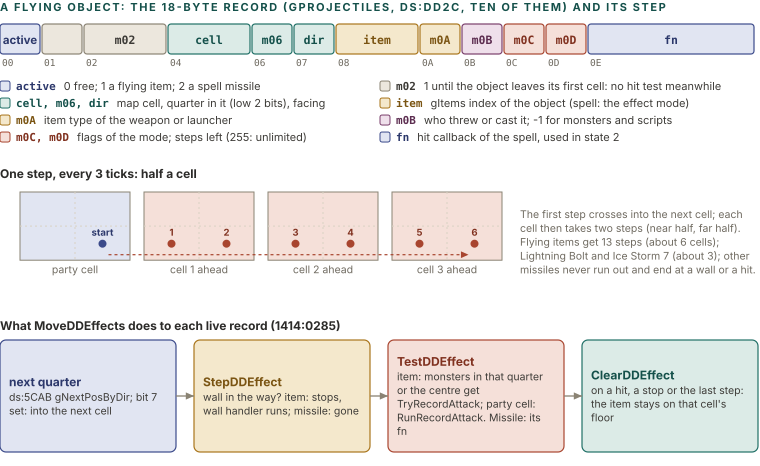

Write the Python code that produced this figure.
import sys; sys.path.insert(0, '.')
from figlib import *

c = Canvas(760, 470)
c.section(0, 11, "A FLYING OBJECT: THE 18-BYTE RECORD (gProjectiles, ds:DD2C, ten of them) AND ITS STEP")

# --- record to scale: 18 bytes ---
BX, BW = 0, 42
fields = [("active", 1, "navy"), ("", 1, "grey"), ("m02", 2, "grey"), ("cell", 2, "teal"), ("m06", 1, "teal"),
          ("dir", 1, "teal"), ("item", 2, "ochre"), ("m0A", 1, "ochre"), ("m0B", 1, "plum"), ("m0C", 1, "red"),
          ("m0D", 1, "red"), ("fn", 4, "navy")]
x, off = BX, 0
offs = []
for name, n, kind in fields:
    tc, sc, fc = PAL[kind]
    c.rect(x, 24, n * BW - 2, 30, fill=fc, stroke=sc, sw=1.2, rx=3)
    if name:
        c.text(x + (n * BW - 2) / 2, 44, name, size=11.5, weight=700, color=tc, anchor="middle", mono=(name != "active"))
    c.text(x + 2, 66, "%02X" % off, size=9.5, color=MUTED, mono=True)
    offs.append(off)
    x += n * BW
    off += n
notes = [
    ("active", "0 free; 1 a flying item; 2 a spell missile", "navy"),
    ("m02", "1 until the object leaves its first cell: no hit test meanwhile", "grey"),
    ("cell, m06, dir", "map cell, quarter in it (low 2 bits), facing", "teal"),
    ("item", "gItems index of the object (spell: the effect mode)", "ochre"),
    ("m0A", "item type of the weapon or launcher", "ochre"),
    ("m0B", "who threw or cast it; -1 for monsters and scripts", "plum"),
    ("m0C, m0D", "flags of the mode; steps left (255: unlimited)", "red"),
    ("fn", "hit callback of the spell, used in state 2", "navy"),
]
ny = 90
for i, (k, t, kind) in enumerate(notes):
    col, row = i % 2, i // 2
    xx = col * 380
    yy = ny + row * 17
    c.rect(xx, yy - 9, 10, 10, fill=PAL[kind][2], stroke=PAL[kind][1], sw=1, rx=2)
    c.text(xx + 16, yy, k, size=11, weight=700, color=PAL[kind][0], mono=True)
    c.text(xx + 16 + text_width(k, 11, True) + 8, yy, t, size=11, color=INK2)

# --- the path: cells and half steps ---
py = 178
c.text(0, py, "One step, every 3 ticks: half a cell", size=12, weight=700, color=INK)
cx0, cs = 20, 110
for i in range(4):
    x = cx0 + i * (cs + 14) * (1 if i < 4 else 1)
    c.rect(x, py + 14, cs, cs * 0.62, fill="#F5E0D9" if i else "#E1E5F2", stroke=GREY, sw=1, rx=0)
    c.line(x + cs / 2, py + 14, x + cs / 2, py + 14 + cs * 0.62, stroke=RULE, dash="2 3")
    c.line(x, py + 14 + cs * 0.31, x + cs, py + 14 + cs * 0.31, stroke=RULE, dash="2 3")
    c.text(x + cs / 2, py + 14 + cs * 0.62 + 13, "party cell" if i == 0 else "cell %d ahead" % i, size=10.5, color=MUTED, anchor="middle")
# a path moving left to right in the lower quarter row
pts = [(cx0 + cs * 0.75, py + 14 + cs * 0.47)]
for i in range(1, 4):
    x = cx0 + i * (cs + 14)
    for fx in (0.25, 0.75):
        pts.append((x + cs * fx, py + 14 + cs * 0.47))
for k, (px, pyy) in enumerate(pts):
    c.circle(px, pyy, 4, fill=SOLID["red"] if k else SOLID["navy"], stroke="none")
    c.text(px, pyy - 8, "start" if k == 0 else str(k), size=9.5, color=PAL["red"][0] if k else PAL["navy"][0], anchor="middle", weight=700)
c.arrow([(pts[0][0] + 6, pts[0][1] + 11), (pts[-1][0] - 6, pts[-1][1] + 11)], color=SOLID["red"], sw=1.2, dash="3 3")
c.para(520, py + 40, "The first step crosses into the next cell; each cell then takes two steps (near half, far half). Flying items get 13 steps (about 6 cells); Lightning Bolt and Ice Storm 7 (about 3); other missiles never run out and end at a wall or a hit.", 240, size=10.5, color=MUTED)

# --- the per-step flow ---
fy = 330
c.text(0, fy, "What MoveDDEffects does to each live record (1414:0285)", size=12, weight=700, color=INK)
steps = [
    ("navy", "next quarter", "ds:5CAB gNextPosByDir; bit 7 set: into the next cell"),
    ("ochre", "StepDDEffect", "wall in the way? item: stops, wall handler runs; missile: gone"),
    ("red", "TestDDEffect", "item: monsters in that quarter or the centre get TryRecordAttack; party cell: RunRecordAttack. Missile: its fn"),
    ("teal", "ClearDDEffect", "on a hit, a stop or the last step: the item stays on that cell's floor"),
]
bw = 176
for i, (kind, t, d) in enumerate(steps):
    x = i * (bw + 18)
    tc, sc, fc = PAL[kind]
    lines = wrap(d, bw - 16, 10.5)
    h = 32 + len(lines) * 13.5 + 6
    c.box(x, fy + 10, bw, 112, kind, t, lines, size=10.5, tsize=12, align="left")
    if i:
        c.arrow([(x - 18, fy + 66), (x, fy + 66)])
c.h = fy + 136
c.save("figs/cmb_projectile.svg")
